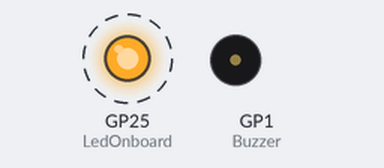
Recording of a program running on a simulated Raspberry Pi Pico running MicroPython. On the bench: output pins drawn as LEDs (lit = HIGH), buzzer (waves = sounding, pin HIGH). Dashed ring = blinking.

Above: at 0.5 s.
Timing chart, 0 to 4.6 s (numbered marks = the images above):
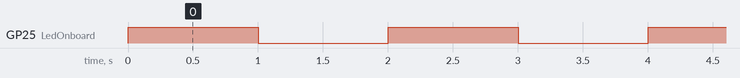

The program:

61090020_XKC-Y25-V_LiquidLevelSensor.py
```python
# Assignment 2.1: XKC-Y25-V Liquid Level (No-Contact) Sensor for Pi Pico
# Docu: https://www.robo-tank.ca/Non-Contact-Liquid-Level-Water-Sensor-KXC-Y25-V-Arduino

# From Left->Right
# Brown  Cable: 5V VCC
# Yellow Cable: Sensor Signal Output - to PIN1
# Blue   Cable: GND
# Black  Cable: Mode Selection (Unimplemented)

# Buzzer is connected to PIN2

import machine, utime

LedOnboard = machine.Pin(25,machine.Pin.OUT) # Board's LED
ON = 1
OFF = 0

WaterLevelSensor = machine.Pin(0, machine.Pin.IN, machine.Pin.PULL_UP)
Buzzer = machine.Pin(1, machine.Pin.OUT)

def WaterLevelHandler(pin):
    print("ALERT: Water Reaches Critical Level at" + str(utime.localtime()))
    Buzzer.value(ON)

WaterLevelSensor.irq(trigger=machine.Pin.IRQ_RISING, handler=WaterLevelHandler)

while True:
    LedOnboard.value(ON)
    utime.sleep(1) # delay 1 sec
    LedOnboard.value(OFF)
    utime.sleep(1) # delay 1 sec
    Buzzer.value(OFF)
```

Measured:
- by itself, GP25 (LedOnboard): alternates HIGH for 1.0 s and LOW for 1.0 s
